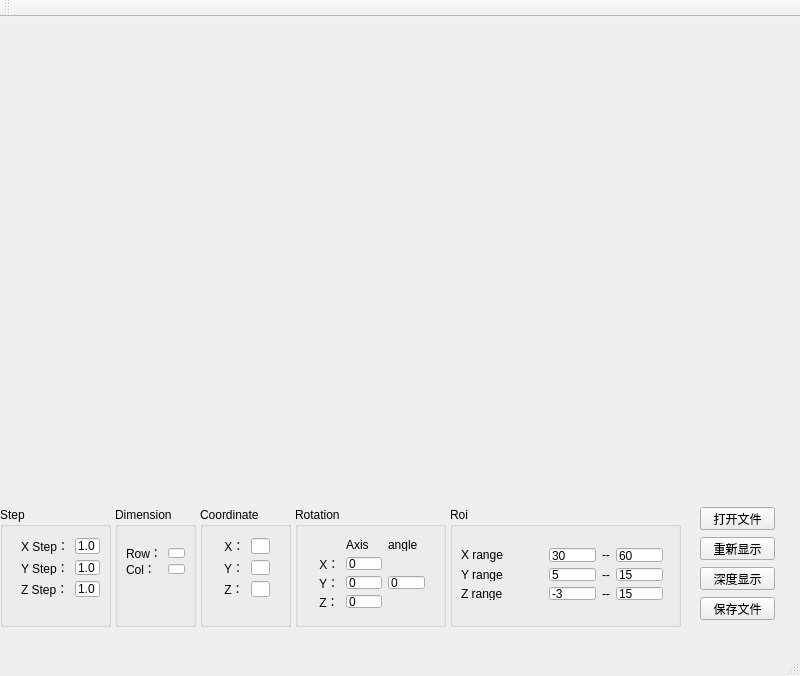
<?xml version="1.0" encoding="UTF-8"?>
<ui version="4.0">
 <class>KdPc3dShowClass</class>
 <widget class="QMainWindow" name="KdPc3dShowClass">
  <property name="geometry">
   <rect>
    <x>0</x>
    <y>0</y>
    <width>800</width>
    <height>676</height>
   </rect>
  </property>
  <property name="windowTitle">
   <string>KdPc3dShow</string>
  </property>
  <widget class="QWidget" name="centralWidget">
   <widget class="QPushButton" name="pushButton_openFile">
    <property name="geometry">
     <rect>
      <x>700</x>
      <y>490</y>
      <width>75</width>
      <height>23</height>
     </rect>
    </property>
    <property name="text">
     <string>打开文件</string>
    </property>
   </widget>
   <widget class="QPushButton" name="pushButton_reShow">
    <property name="geometry">
     <rect>
      <x>700</x>
      <y>520</y>
      <width>75</width>
      <height>23</height>
     </rect>
    </property>
    <property name="text">
     <string>重新显示</string>
    </property>
   </widget>
   <widget class="QGroupBox" name="groupBox">
    <property name="geometry">
     <rect>
      <x>0</x>
      <y>490</y>
      <width>111</width>
      <height>120</height>
     </rect>
    </property>
    <property name="title">
     <string>Step</string>
    </property>
    <widget class="QWidget" name="layoutWidget">
     <property name="geometry">
      <rect>
       <x>10</x>
       <y>20</y>
       <width>101</width>
       <height>81</height>
      </rect>
     </property>
     <layout class="QFormLayout" name="formLayout">
      <item row="0" column="0">
       <widget class="QLabel" name="label_xStep">
        <property name="text">
         <string>X Step：</string>
        </property>
       </widget>
      </item>
      <item row="0" column="1">
       <widget class="QLineEdit" name="lineEdit_xStep">
        <property name="text">
         <string>1.0</string>
        </property>
       </widget>
      </item>
      <item row="1" column="0">
       <widget class="QLabel" name="label_yStep">
        <property name="text">
         <string>Y Step：</string>
        </property>
       </widget>
      </item>
      <item row="1" column="1">
       <widget class="QLineEdit" name="lineEdit_yStep">
        <property name="text">
         <string>1.0</string>
        </property>
       </widget>
      </item>
      <item row="2" column="0">
       <widget class="QLabel" name="label_zStep">
        <property name="text">
         <string>Z Step：</string>
        </property>
       </widget>
      </item>
      <item row="2" column="1">
       <widget class="QLineEdit" name="lineEdit_zStep">
        <property name="text">
         <string>1.0</string>
        </property>
       </widget>
      </item>
     </layout>
    </widget>
   </widget>
   <widget class="QGroupBox" name="groupBox_Dimension">
    <property name="geometry">
     <rect>
      <x>115</x>
      <y>490</y>
      <width>81</width>
      <height>120</height>
     </rect>
    </property>
    <property name="title">
     <string>Dimension</string>
    </property>
    <widget class="QWidget" name="layoutWidget">
     <property name="geometry">
      <rect>
       <x>0</x>
       <y>30</y>
       <width>81</width>
       <height>48</height>
      </rect>
     </property>
     <layout class="QFormLayout" name="formLayout_2">
      <item row="0" column="0">
       <widget class="QLabel" name="label_row">
        <property name="text">
         <string>Row：</string>
        </property>
       </widget>
      </item>
      <item row="0" column="1">
       <widget class="QLineEdit" name="lineEdit_row"/>
      </item>
      <item row="1" column="0">
       <widget class="QLabel" name="label_col">
        <property name="text">
         <string>Col：</string>
        </property>
       </widget>
      </item>
      <item row="1" column="1">
       <widget class="QLineEdit" name="lineEdit_col"/>
      </item>
     </layout>
    </widget>
   </widget>
   <widget class="QGroupBox" name="groupBox_Coordinate">
    <property name="geometry">
     <rect>
      <x>200</x>
      <y>490</y>
      <width>91</width>
      <height>120</height>
     </rect>
    </property>
    <property name="title">
     <string>Coordinate</string>
    </property>
    <widget class="QWidget" name="layoutWidget">
     <property name="geometry">
      <rect>
       <x>10</x>
       <y>20</y>
       <width>71</width>
       <height>81</height>
      </rect>
     </property>
     <layout class="QFormLayout" name="formLayout_3">
      <item row="0" column="0">
       <widget class="QLabel" name="label_xCod">
        <property name="text">
         <string> X：</string>
        </property>
       </widget>
      </item>
      <item row="0" column="1">
       <widget class="QLineEdit" name="lineEdit_xCod">
        <property name="text">
         <string/>
        </property>
       </widget>
      </item>
      <item row="1" column="0">
       <widget class="QLabel" name="label_yCod">
        <property name="text">
         <string> Y：</string>
        </property>
       </widget>
      </item>
      <item row="1" column="1">
       <widget class="QLineEdit" name="lineEdit_yCod">
        <property name="text">
         <string/>
        </property>
       </widget>
      </item>
      <item row="2" column="0">
       <widget class="QLabel" name="label_zCod">
        <property name="text">
         <string> Z：</string>
        </property>
       </widget>
      </item>
      <item row="2" column="1">
       <widget class="QLineEdit" name="lineEdit_zCod">
        <property name="text">
         <string/>
        </property>
       </widget>
      </item>
     </layout>
    </widget>
   </widget>
   <widget class="QPushButton" name="pushButton_saveFile">
    <property name="geometry">
     <rect>
      <x>700</x>
      <y>580</y>
      <width>75</width>
      <height>23</height>
     </rect>
    </property>
    <property name="text">
     <string>保存文件</string>
    </property>
   </widget>
   <widget class="QGroupBox" name="groupBox_2">
    <property name="geometry">
     <rect>
      <x>295</x>
      <y>490</y>
      <width>151</width>
      <height>120</height>
     </rect>
    </property>
    <property name="title">
     <string>Rotation</string>
    </property>
    <widget class="QWidget" name="layoutWidget">
     <property name="geometry">
      <rect>
       <x>10</x>
       <y>20</y>
       <width>131</width>
       <height>92</height>
      </rect>
     </property>
     <layout class="QGridLayout" name="gridLayout">
      <item row="0" column="1">
       <widget class="QLabel" name="label_RotationAxis">
        <property name="text">
         <string>Axis</string>
        </property>
       </widget>
      </item>
      <item row="0" column="2">
       <widget class="QLabel" name="label_RotationAngle">
        <property name="text">
         <string>angle</string>
        </property>
       </widget>
      </item>
      <item row="1" column="0">
       <widget class="QLabel" name="label_xRotation">
        <property name="text">
         <string> X：</string>
        </property>
       </widget>
      </item>
      <item row="1" column="1">
       <widget class="QLineEdit" name="lineEdit_xRotationAxis">
        <property name="text">
         <string>0</string>
        </property>
       </widget>
      </item>
      <item row="2" column="0">
       <widget class="QLabel" name="label_yRotation">
        <property name="text">
         <string> Y：</string>
        </property>
       </widget>
      </item>
      <item row="2" column="1">
       <widget class="QLineEdit" name="lineEdit_yRotationAxis">
        <property name="text">
         <string>0</string>
        </property>
       </widget>
      </item>
      <item row="2" column="2">
       <widget class="QLineEdit" name="lineEdit_RotationAngle">
        <property name="text">
         <string>0</string>
        </property>
       </widget>
      </item>
      <item row="3" column="0">
       <widget class="QLabel" name="label_zRotation">
        <property name="text">
         <string> Z：</string>
        </property>
       </widget>
      </item>
      <item row="3" column="1">
       <widget class="QLineEdit" name="lineEdit_zRotationAxis">
        <property name="text">
         <string>0</string>
        </property>
       </widget>
      </item>
     </layout>
    </widget>
   </widget>
   <widget class="QGroupBox" name="groupBox_3">
    <property name="geometry">
     <rect>
      <x>450</x>
      <y>490</y>
      <width>231</width>
      <height>120</height>
     </rect>
    </property>
    <property name="title">
     <string>Roi</string>
    </property>
    <widget class="QWidget" name="layoutWidget">
     <property name="geometry">
      <rect>
       <x>0</x>
       <y>30</y>
       <width>224</width>
       <height>74</height>
      </rect>
     </property>
     <layout class="QGridLayout" name="gridLayout_2">
      <item row="0" column="0">
       <widget class="QLabel" name="label_xRoiRange">
        <property name="text">
         <string>X range            </string>
        </property>
       </widget>
      </item>
      <item row="0" column="1">
       <widget class="QLineEdit" name="lineEdit_xRoiStart">
        <property name="text">
         <string>30</string>
        </property>
       </widget>
      </item>
      <item row="0" column="2">
       <widget class="QLabel" name="label_xLine">
        <property name="text">
         <string>--</string>
        </property>
       </widget>
      </item>
      <item row="0" column="3">
       <widget class="QLineEdit" name="lineEdit_xRoiEnd">
        <property name="text">
         <string>60</string>
        </property>
       </widget>
      </item>
      <item row="1" column="0">
       <widget class="QLabel" name="label_yRoiRange">
        <property name="text">
         <string>Y range            </string>
        </property>
       </widget>
      </item>
      <item row="1" column="1">
       <widget class="QLineEdit" name="lineEdit_yRoiStart">
        <property name="text">
         <string>5</string>
        </property>
       </widget>
      </item>
      <item row="1" column="2">
       <widget class="QLabel" name="label_yLine">
        <property name="text">
         <string>--</string>
        </property>
       </widget>
      </item>
      <item row="1" column="3">
       <widget class="QLineEdit" name="lineEdit_yRoiEnd">
        <property name="text">
         <string>15</string>
        </property>
       </widget>
      </item>
      <item row="2" column="0">
       <widget class="QLabel" name="label_zRoiRange">
        <property name="text">
         <string>Z range            </string>
        </property>
       </widget>
      </item>
      <item row="2" column="1">
       <widget class="QLineEdit" name="lineEdit_zRoiStart">
        <property name="text">
         <string>-3</string>
        </property>
       </widget>
      </item>
      <item row="2" column="2">
       <widget class="QLabel" name="label_zLine">
        <property name="text">
         <string>--</string>
        </property>
       </widget>
      </item>
      <item row="2" column="3">
       <widget class="QLineEdit" name="lineEdit_zRoiEnd">
        <property name="text">
         <string>15</string>
        </property>
       </widget>
      </item>
     </layout>
    </widget>
   </widget>
   <widget class="QPushButton" name="pushButton_showDepthColor">
    <property name="geometry">
     <rect>
      <x>700</x>
      <y>550</y>
      <width>75</width>
      <height>23</height>
     </rect>
    </property>
    <property name="text">
     <string>深度显示</string>
    </property>
   </widget>
  </widget>
  <widget class="QMenuBar" name="menuBar">
   <property name="geometry">
    <rect>
     <x>0</x>
     <y>0</y>
     <width>800</width>
     <height>23</height>
    </rect>
   </property>
  </widget>
  <widget class="QToolBar" name="mainToolBar">
   <attribute name="toolBarArea">
    <enum>TopToolBarArea</enum>
   </attribute>
   <attribute name="toolBarBreak">
    <bool>false</bool>
   </attribute>
  </widget>
  <widget class="QStatusBar" name="statusBar"/>
 </widget>
 <layoutdefault spacing="6" margin="11"/>
 <resources>
  <include location="KdPc3dShow.qrc"/>
 </resources>
 <connections>
  <connection>
   <sender>pushButton_openFile</sender>
   <signal>clicked()</signal>
   <receiver>KdPc3dShowClass</receiver>
   <slot>on_openFile_clicked()</slot>
   <hints>
    <hint type="sourcelabel">
     <x>700</x>
     <y>567</y>
    </hint>
    <hint type="destinationlabel">
     <x>165</x>
     <y>663</y>
    </hint>
   </hints>
  </connection>
  <connection>
   <sender>pushButton_reShow</sender>
   <signal>clicked()</signal>
   <receiver>KdPc3dShowClass</receiver>
   <slot>on_reShow_clicked()</slot>
   <hints>
    <hint type="sourcelabel">
     <x>700</x>
     <y>597</y>
    </hint>
    <hint type="destinationlabel">
     <x>767</x>
     <y>622</y>
    </hint>
   </hints>
  </connection>
  <connection>
   <sender>pushButton_saveFile</sender>
   <signal>clicked()</signal>
   <receiver>KdPc3dShowClass</receiver>
   <slot>on_saveFile_clicked()</slot>
   <hints>
    <hint type="sourcelabel">
     <x>700</x>
     <y>657</y>
    </hint>
    <hint type="destinationlabel">
     <x>648</x>
     <y>634</y>
    </hint>
   </hints>
  </connection>
  <connection>
   <sender>pushButton_showDepthColor</sender>
   <signal>clicked()</signal>
   <receiver>KdPc3dShowClass</receiver>
   <slot>on_showDepthColor_clicked()</slot>
   <hints>
    <hint type="sourcelabel">
     <x>758</x>
     <y>613</y>
    </hint>
    <hint type="destinationlabel">
     <x>797</x>
     <y>591</y>
    </hint>
   </hints>
  </connection>
 </connections>
 <slots>
  <slot>on_openFile_clicked()</slot>
  <slot>on_reShow_clicked()</slot>
  <slot>on_saveFile_clicked()</slot>
  <slot>on_showDepthColor_clicked()</slot>
 </slots>
</ui>
